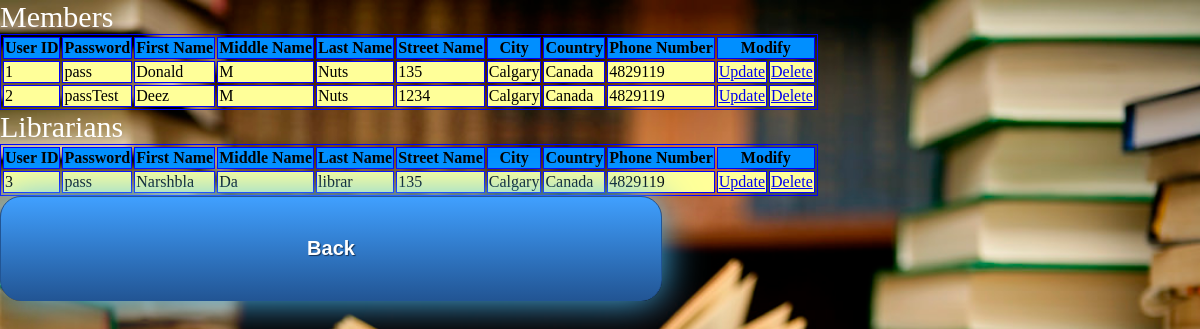
Screenshot of /adminViewUser.php with the database file from the repository.
### tables this page shows
CREATE TABLE `member` (
  `UserID` int(11) NOT NULL,
  `Num_Of_Books_Borrowed` int(11) NOT NULL DEFAULT '0',
  `Password` varchar(25) NOT NULL
);

CREATE TABLE `user` (
  `UserID` int(11) NOT NULL,
  `First_Name` varchar(50) NOT NULL,
  `Middle_Name` varchar(15) NOT NULL,
  `Last_Name` varchar(50) NOT NULL,
  `Street_Name` varchar(50) NOT NULL,
  `City` varchar(50) NOT NULL,
  `Country` varchar(50) NOT NULL,
  `Phone_Number` varchar(10) NOT NULL
);

CREATE TABLE `librarian` (
  `UserID` int(11) NOT NULL,
  `EmployeeID` int(11) NOT NULL,
  `Date_Hired` date NOT NULL,
  `Password` varchar(5) NOT NULL
);

### adminViewUser.php (the view, shortened to what this page needs)
<html>
	<link rel="stylesheet" type="text/css" href="main.css">
	<body>
		<?php
		$con=mysqli_connect("localhost","root","","lms");
		$result = mysqli_query($con,"SELECT * FROM USER, member WHERE member.UserID = USER.UserID");
		$result2 = mysqli_query($con,"SELECT * FROM user, librarian WHERE librarian.UserID = USER.UserID");
		echo "<div style ='font-size:30px;color:#ffffff'> Members </div>";
		echo "<table border='1' BORDERCOLOR='#0000FF'>
		<tr style='background-color:#008FFF'>
		<th>User ID</th>
		<th>Password</th>
		<th>First Name</th>
		<th>Middle Name</th>
		<th>Last Name</th>
		<th>Street Name</th>
		<th>City</th>
		<th>Country</th>
		<th>Phone Number</th>
		<th colspan='2'>Modify</th>
		</tr>";
		while($row = mysqli_fetch_array($result)){
			echo '<tr style="background-color:#ffff99">';
			echo "<td>" . $row['UserID'] . "</td>";
			echo "<td>" . $row['Password'] . "</td>";
			echo "<td>" . $row['First_Name'] . "</td>";
			echo "<td>" . $row['Middle_Name'] . "</td>";
			echo "<td>" . $row['Last_Name'] . "</td>";
			echo "<td>" . $row['Street_Name'] . "</td>";
			echo "<td>" . $row['City'] . "</td>";
			echo "<td>" . $row['Country'] . "</td>";
			echo "<td>" . $row['Phone_Number'] . "</td>";
			echo "<td><a href='adminUpdateUser.php?&amp;UserID= " . $row['UserID'] . "'>Update</a></td>";
			echo "<td><a onClick= \"return confirm('Do you want to delete this user?')\" href='adminViewUser.php?job=delete&amp;UserID=".$row['UserID']."'>Delete</a></td>";
			echo "</tr>";
		}
		echo "</table>";
		echo "<div style ='font-size:30px;color:#ffffff'> Librarians </div>";
		echo "<table border='1' BORDERCOLOR='#0000FF'>
		<tr style='background-color:#008FFF'>
		<th>User ID</th>
		<th>Password</th>
		<th>First Name</th>
		<th>Middle Name</th>
		<th>Last Name</th>
		<th>Street Name</th>
		<th>City</th>
		<th>Country</th>
		<th>Phone Number</th>
		<th colspan='2'>Modify</th>
		</tr>";
		while($row = mysqli_fetch_array($result2)){
			echo '<tr style="background-color:#ffff99">';
			echo "<td>" . $row['UserID'] . "</td>";
			echo "<td>" . $row['Password'] . "</td>";
			echo "<td>" . $row['First_Name'] . "</td>";
			echo "<td>" . $row['Middle_Name'] . "</td>";
			echo "<td>" . $row['Last_Name'] . "</td>";
			echo "<td>" . $row['Street_Name'] . "</td>";
			echo "<td>" . $row['City'] . "</td>";
			echo "<td>" . $row['Country'] . "</td>";
			echo "<td>" . $row['Phone_Number'] . "</td>";
			echo "<td><a href='adminUpdateLib.php?&amp;UserID= " . $row['UserID'] . "'>Update</a></td>";
			echo "<td><a onClick= \"return confirm('Do you want to delete this user?')\" href='adminViewUser.php?job=delete&amp;UserID=".$row['UserID']."'>Delete</a></td>";
			echo "</tr>";
		}
		echo "</table>";
		?>
		<a class="button" href="admin.php">Back</a>
	</body>
</html>

### main.css (style rules this page uses)
.button { width: 500px; display: inline-block; text-align: center; vertical-align: middle; padding: 40px 80px; border: 1px solid #225594; border-radius: 21px; background: #40a0ff; background: -webkit-gradient(linear, left top, left bottom, from(#40a0ff), to(#225594)); background: -moz-linear-gradient(top, #40a0ff, #225594); background: linear-gradient(to bottom, #40a0ff, #225594); -webkit-box-shadow: #4dc0ff 0px 0px 40px 0px; -moz-box-shadow: #4dc0ff 0px 0px 40px 0px; box-shadow: #4dc0ff 0px 0px 40px 0px; text-shadow: #143257 1px 1px 1px; font: normal normal bold 20px arial; color: #ffffff; text-decoration: none; }
body, html { height: 100%; margin: 0; }
body { background-image: url("img/library.png"); height: 100%; background-position: center; background-repeat: no-repeat; background-size: cover; }

### rows the page displays
member: UserID "1", Password "pass", UserID.First_Name "Donald", UserID.Middle_Name "M", UserID.Last_Name "Nuts", UserID.Street_Name "135", UserID.City "Calgary", UserID.Country "Canada", UserID.Phone_Number "4829119"
member: UserID "2", Password "passTest", UserID.First_Name "Deez", UserID.Middle_Name "M", UserID.Last_Name "Nuts", UserID.Street_Name "1234", UserID.City "Calgary", UserID.Country "Canada", UserID.Phone_Number "4829119"
librarian: UserID "3", Password "pass", UserID.First_Name "Narshbla", UserID.Middle_Name "Da", UserID.Last_Name "librar", UserID.Street_Name "135", UserID.City "Calgary", UserID.Country "Canada", UserID.Phone_Number "4829119"
